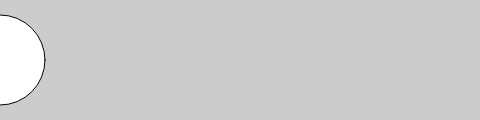
Frame 1 (no input)
Frame 60 (no input): identical to frame 1, image omitted
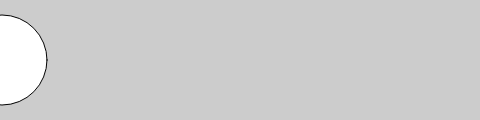
Frame 120 (the mouse pressed at the canvas centre since frame 60)

The p5.js sketch that drew these frames (run headless with seeded random() and noise() and a simulated clock; from frame 60 on, the mouse is pressed at the canvas centre):

// p5.js sketch
// ── sketch.js
var time1 = 2000;
var time2 = 4000;
var x = 0;

function setup() {
  createCanvas(480, 120);
}

function draw() {
  var currentTime = millis();
  background(204);
  if (currentTime > time2) {
    x -= 0.5;
  } else if (currentTime > time1) {
    x += 2;
  }
  ellipse(x, 60, 90, 90);
  
}
